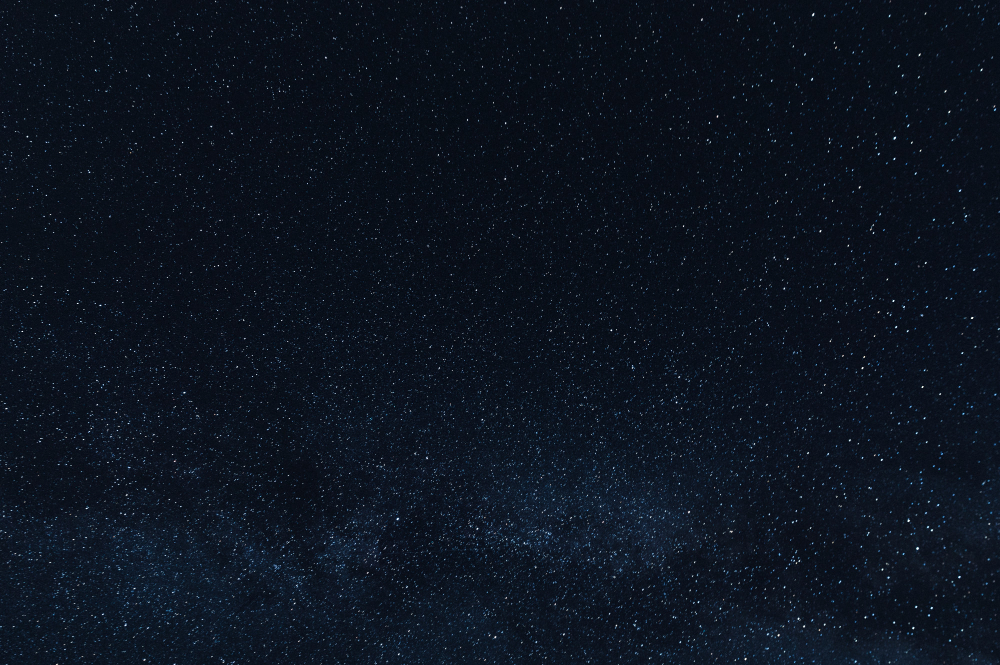
#> input picture #8 Count stars in the sky/stars.png, 1000 x 665 px, found by its file name
$ python 8_count_stars_in_the_sky.py
#> lines starting #> are read from the running program, lines starting #| are printed output that depends on the picture
# -*- coding: utf-8 -*-
"""#8 Count stars in the sky

Automatically generated by Colaboratory.

Original file is located at
    https://colab.research.google.com/drive/16TjpZukL_Wztg1IUbxuy6kytIxPRx2lf?usp=sharing

# **Count stars in the sky**


"""

from sklearn.cluster import KMeans
import matplotlib.pyplot as plt
from PIL import Image
import numpy as np
import cv2

# Load a photo
stars = np.array(Image.open('/content/stars.png').convert('RGB')).astype('uint8')
size = stars.shape
#> size = (665, 1000, 3)

# Separate stars from the sky
stars = stars.reshape(-1, 3)
kmean = KMeans(n_clusters=2)
kmean.fit(stars)
clusters = kmean.labels_

# Show the binary picture
clustered_stars = clusters.reshape(size[0],size[1]).astype('uint8')
plt.figure(figsize=(15,10))
plt.imshow(clustered_stars, cmap='gray')
plt.axis('off')
plt.show()
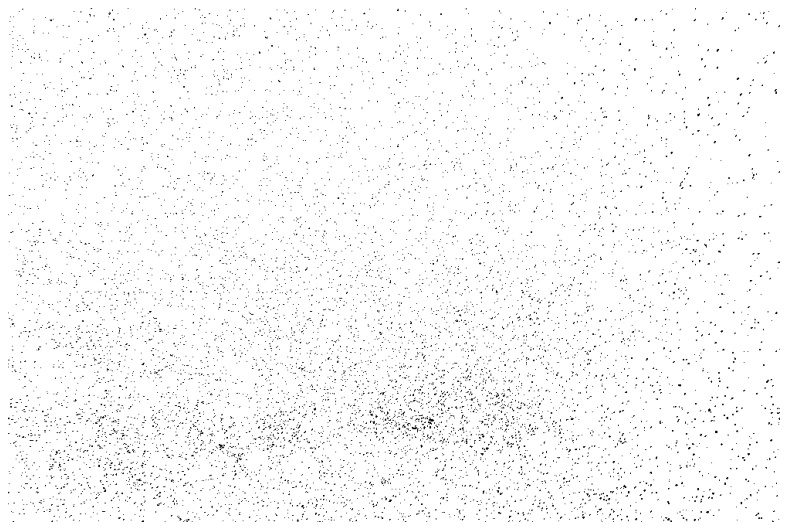
#> figure drawn by matplotlib, 1 panel

# Count stars
print('There are %.u stars in this sky' % cv2.connectedComponents(clustered_stars)[0])
#| There are 2 stars in this sky
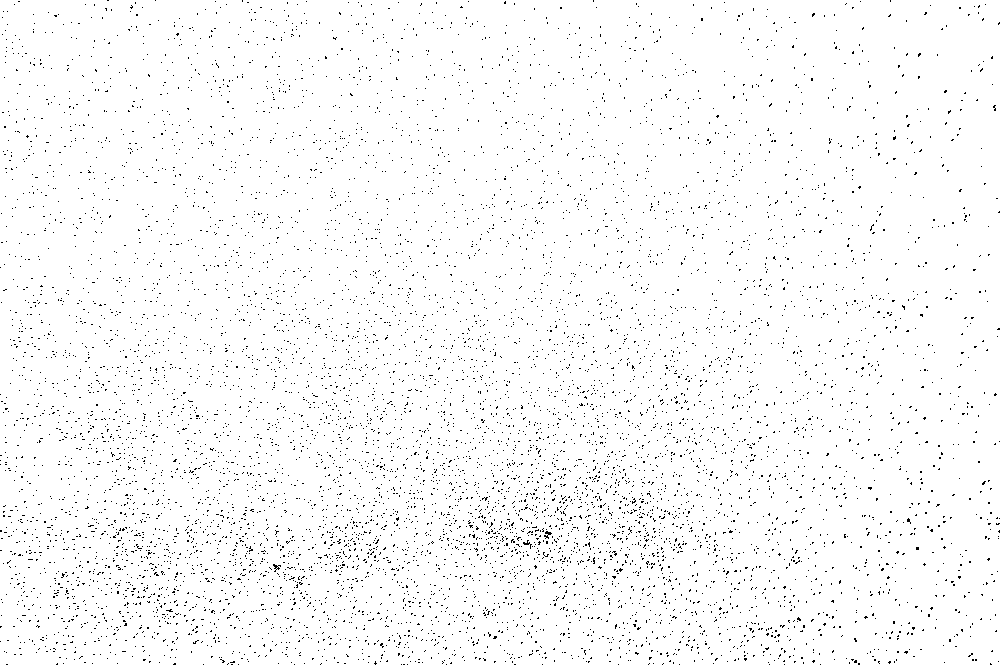
#> clustered_stars: shape (665, 1000); values 0 (black) and 1 (white), 97.7% white; black in thin lines or dots
